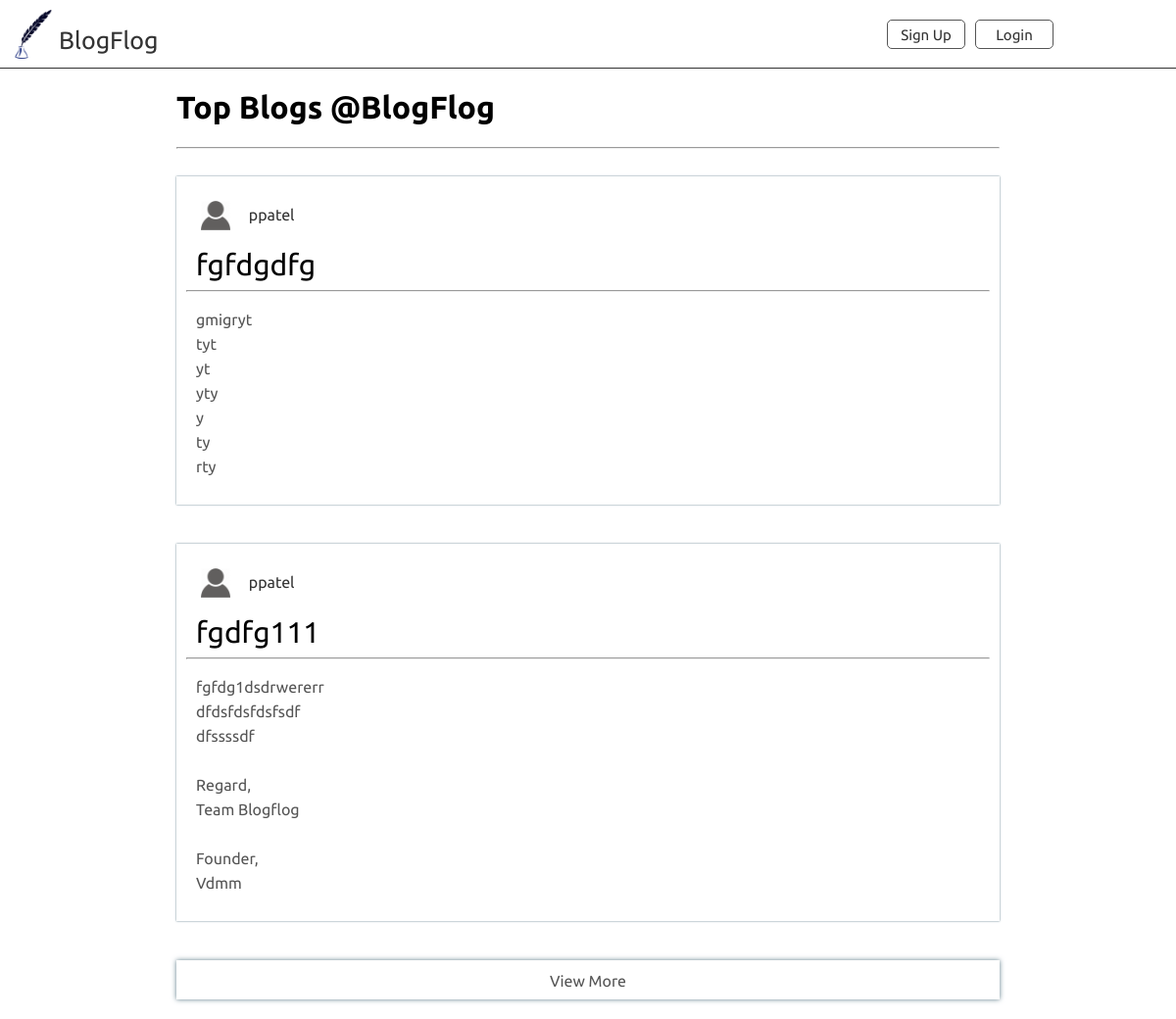
The page / on the database its author committed.
### tables this page shows
CREATE TABLE `blogs` (
  `id` int(255) NOT NULL,
  `title` varchar(40) NOT NULL,
  `blog` varchar(10000) NOT NULL,
  `blogger` varchar(50) NOT NULL,
  `time` timestamp NOT NULL DEFAULT CURRENT_TIMESTAMP,
  `usefull` int(255) NOT NULL,
  `wastefull` int(255) NOT NULL
);

CREATE TABLE `users` (
  `id` int(255) NOT NULL,
  `userName` varchar(30) NOT NULL,
  `password` varchar(50) NOT NULL,
  `mail` varchar(50) NOT NULL,
  `propic` varchar(50) NOT NULL,
  `block` tinyint(1) NOT NULL DEFAULT '0',
  `verified` varchar(10) NOT NULL
);

### index.php (the view, shortened to what this page needs)
<?php
	include('dbconfig.php');
?>
<!DOCTYPE html>
<html>
<head>
	<link rel="stylesheet" href="vendor/fonts/css/font-awesome.min.css">
	<link rel="stylesheet" type="text/css" href="css/style.css">
</head>
<body>
	<?php include_once('header.php'); ?>
	<div class="container">
		<h1>Top Blogs @BlogFlog</h1><hr>
		<?php
			$blogsToShow=mysqli_query($dbase,"SELECT * FROM `blogs` WHERE 1 ORDER BY `usefull` DESC LIMIT 2");
			$minDbId=mysqli_fetch_assoc(mysqli_query($dbase,"SELECT COUNT(`id`) FROM `blogs` WHERE 1"));
			$minDbId=$minDbId['COUNT(`id`)'];
			$minId=2;
			while($blog=mysqli_fetch_assoc($blogsToShow))
			{
				$title=$blog['title'];
				$blogger=$blog['blogger'];
				$propic=mysqli_fetch_assoc(mysqli_query($dbase,"SELECT `propic` FROM `users` WHERE `userName`='$blogger'"));
				$location='propics/'.$propic['propic'];
				$postToPrint="
				<div class='row'>
					<div class='col-12 blogPosts'>";
				$postToPrint.="
						<img src='$location'>
						<span class='blogWriter'>".$blogger."</span>
						<div class='blogTitles'>".$title."</div><hr>
						<div class='mainContent'>".$blog['blog']."</div>
					</div>
				</div>";
				echo "$postToPrint";
			}
			if ($minDbId>$minId) {
				echo "<div class=\"viewMore\" onclick=\"viewMore($minId,$minDbId,'index','')\">View More</div>";
			}
		?>
	</div>
</body>
</html>

### css/style.css (style rules this page uses)
* { box-sizing: border-box; }
body { margin: 0; padding: 0; font-family: 'Ubuntu', sans-serif; }
.container { width: 70%; margin: 0 auto; }
.row { width: 100%; display: flex; margin: 0 auto; }
.col-12 { width: 100%; }
.blogPosts { position: relative; width: 100%; box-shadow: 0px 0px 2px #607d8b; margin-top: 20px; margin-bottom: 20px; padding:10px; }
.blogPosts img { width: 30px; height: 30px; margin: 15px; display: inline-block; }
.blogPosts .blogWriter { color: #333; position: relative; top: -25px; }
.blogPosts .blogTitles { font-size: 30px; padding-left: 10px; }
.blogPosts .mainContent { margin: 10px; line-height: 25px; }
pre { font-family: 'Ubuntu', sans-serif; color: #555; white-space: pre-wrap; word-break: break-all; }
.viewMore { width: 100%; height: 40px; background-color: #fff; color: #555; text-align: center; box-shadow: 0 0 5px #607d8b; margin-top: 20px; margin-bottom: 20px; padding-top: 12px; cursor: pointer; }

### rows shown on the page
blogs: users.propic (placeholder picture), blogger "ppatel", title "fgfdgdfg", blog "gmigryt tyt yt yty y ty rty"
blogs: users.propic (placeholder picture), blogger "ppatel", title "fgdfg111", blog "fgfdg1dsdrwererr dfdsfdsfdsfsdf dfssssdf Regard, Team Blogflog Founder, Vdmm"
